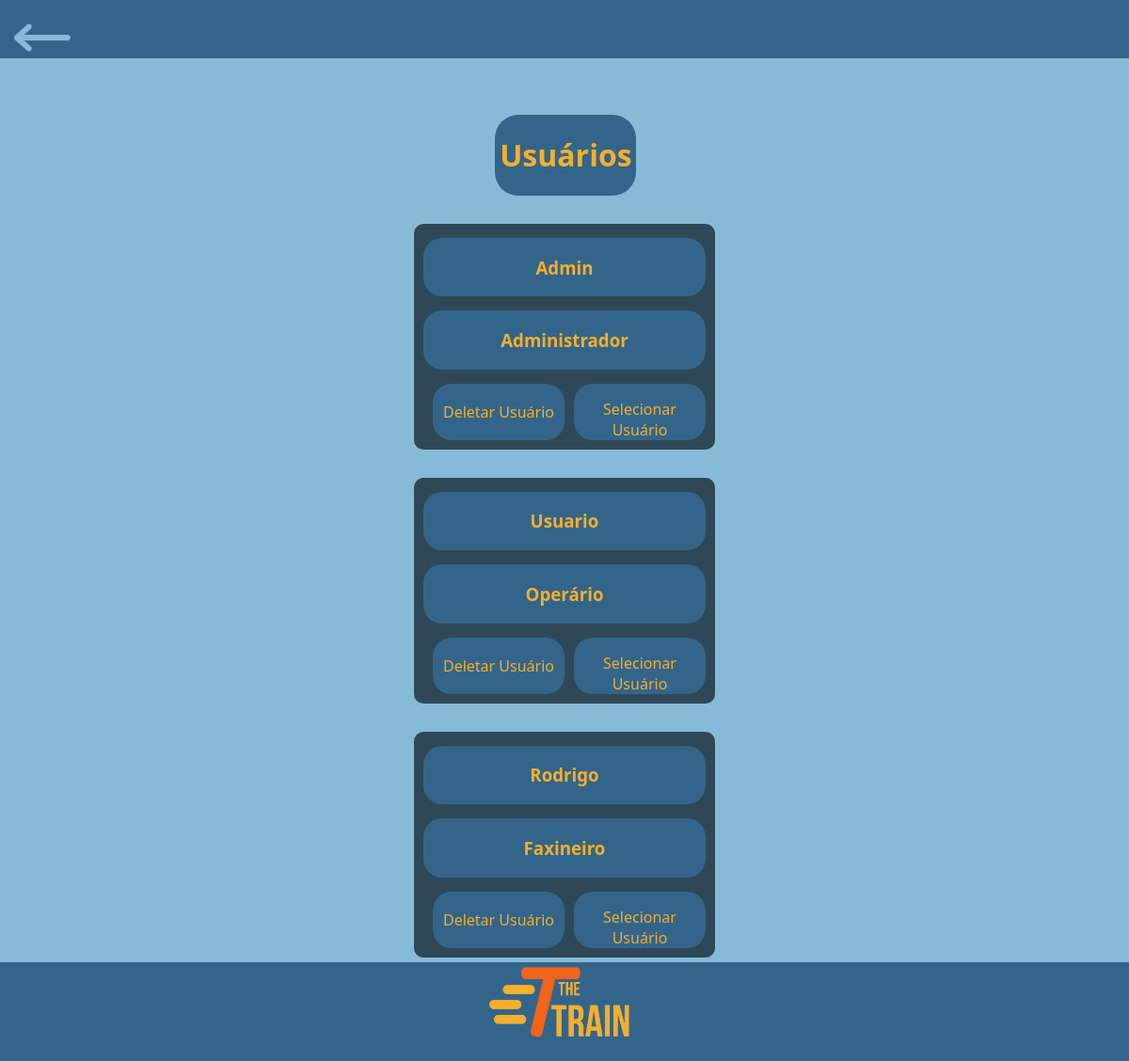
Page /private/admin/config/selecionarUsuario.php (signed in) on the committed database.
### tables this page shows
CREATE TABLE usuarios(
	id INT AUTO_INCREMENT NOT NULL PRIMARY KEY,
    cargo ENUM('Administrador', 'Mecânico', 'Faxineiro', 'Supervisor', 'Operário', 'Piloto') NOT NULL,
    salario DECIMAL(10, 2) NOT NULL,
    genero ENUM('Feminino', 'Masculino', 'Prefiro não dizer', 'Outro') NOT NULL,
    dataNascimento DATE NOT NULL,
    senha VARCHAR(255) NOT NULL,
    email VARCHAR(255) NOT NULL,
    nome VARCHAR(120) NOT NULL,
    cpf VARCHAR(11) UNIQUE NOT NULL,
    tipo ENUM('admin', 'funcionario') NOT NULL,
    temTFA boolean,
    cep VARCHAR(8) NOT NULL,
    rua VARCHAR(255),
    cidade VARCHAR(255),
    estado VARCHAR(255),
    numero INT,
    imagemPerfil VARCHAR(120) NULL
);

### private/admin/config/selecionarUsuario.php (the view, shortened to what this page needs)
<?php
include '../../conexao/conexao.php';
$sql = 'SELECT id, nome, cargo FROM usuarios';
$result = $conn->query($sql);
?>
<html lang="pt-br">
<head>
    <link rel="stylesheet" href="../../../style/style.css">
</head>
<body>
    <header class="headerAzulVoltar">
        <a href="configAdmin.php"><img src="../../../assets/icons/header/setaEsquerda.png" alt="Seta"></a>
    </header>
    <main class="gridCentro">
        <div id="usuarioTitulo">
            <h1>Usuários</h1>
        </div>
        <?php
        while ($row = $result->fetch_assoc()) {
            echo "
                <div class='quadradoAzulEscuro'>
            <div class='quadradoAzulNormal'>
                <h3>{$row['nome']}</h3>
            </div>
            <div class='quadradoAzulNormal'>
                <h3>{$row['cargo']}</h3>
            </div>
                <div class='flex'>
                <a href='deleteUser.php?id={$row['id']}' class='quadradoAzulNormalPequeno'>
                    <div>
                        <p>Deletar Usuário</p>
                    </div>
                </a>
                <a href='editarPerfilUsuario.php?id={$row['id']}' class='quadradoAzulNormalPequeno'>
                    <div>
                        <p>Selecionar Usuário</p>
                    </div>
                </a>
                </div>
        </div>
                ";
        }
        ?>
    </main>
    <div class="espacoFooterAzulLogo"></div>
    <footer class="footerAzulLogo">
        <img src="../../../assets/logos/logoCompleta.png" alt="Logo">
    </footer>
</body>
</html>

### style/style.css (style rules this page uses)
:root { --corAzulNormal: #33658a; --corAzulEscuro: #2f4858; --corAmarelo: #f6ae2d; --corAzulClaro: #86bbd8; --fonte-Segoe: 'Segoe UI', Tahoma, Geneva, Verdana, sans-serif; --fonte-OpenSans: OpenSans, Arial, Helvetica, sans-serif; --corLaranja: #f26419; }
.flex { display: flex; }
.gridCentro { padding-top: 30px; display: grid; justify-content: center; }
body { background-color: var(--corAzulClaro); margin: 0; min-height: 100vh; font-family: var(--fonte-Segoe); }
.headerAzulVoltar { padding: 25px 15px 7px 15px; background-color: var(--corAzulNormal); }
.headerAzulVoltar img { height: 30px; }
.footerAzulArredondado, .footerAzulLogo { background-color: var(--corAzulNormal); position: fixed; width: 100%; bottom: 0; display: flex; justify-content: center; align-items: center; }
.footerAzulLogo { padding-top: 5px; }
.footerAzulLogo img { height: 100px; }
.espacoFooterAzulLogo { height: 110px; }
#usuarioTitulo { margin-top: 30px; width: 150px; text-align: center; background-color: var(--corAzulNormal); color: var(--corAmarelo); border-radius: 25px; margin-left: 27%; }
.quadradoAzulEscuro { background-color: var(--corAzulEscuro); margin-top: 30px; border-radius: 10px; display: grid; align-items: center; justify-content: center; width: 320px; }
.quadradoAzulNormal { background-color: var(--corAzulNormal); color: var(--corAmarelo); text-align: center; margin-top: 15px; border-radius: 20px; width: 300px; }
.quadradoAzulNormalPequeno { background-color: var(--corAzulNormal); color: var(--corAmarelo); margin-top: 15px; margin-bottom: 10px; text-align: center; border-radius: 20px; margin-left: 10px; width: 140px; height: 60px; border: none; display: grid; text-decoration: none; align-items: center; justify-content: center; }

### rows in the picture
usuarios: nome "Admin", cargo "Administrador"
usuarios: nome "Usuario", cargo "Operário"
usuarios: nome "Rodrigo", cargo "Faxineiro"
